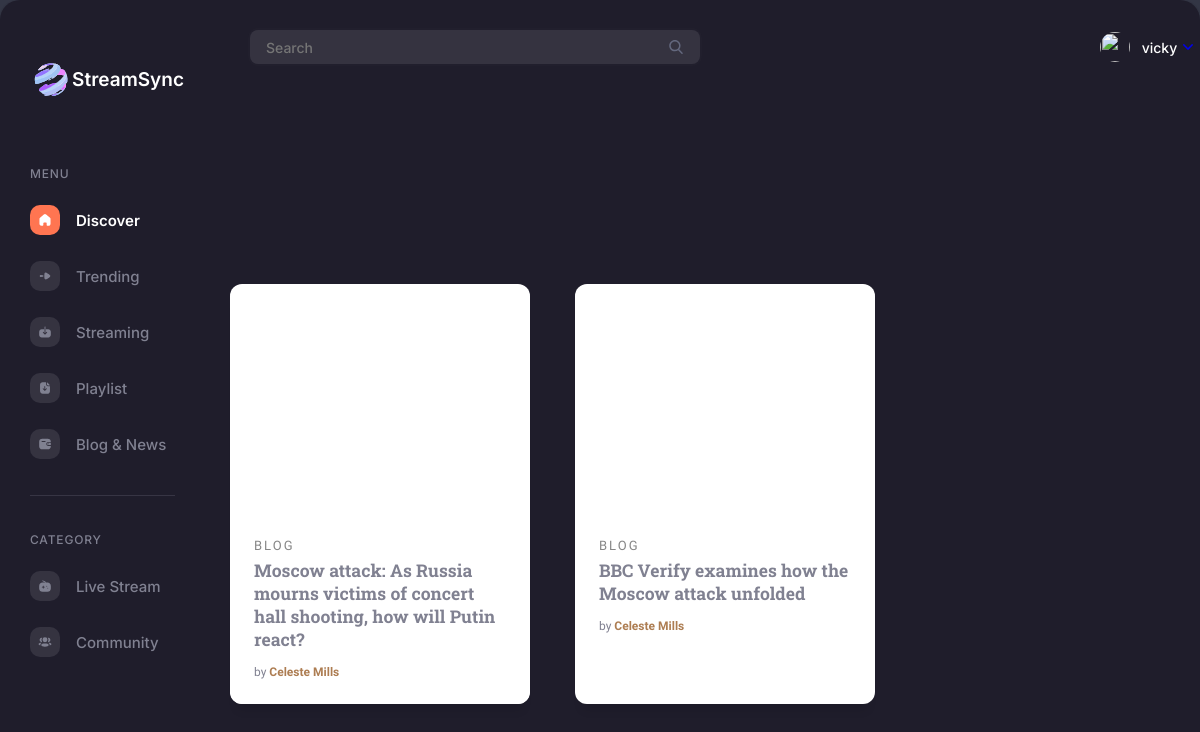
Screenshot of /articles/ (signed in) with the database file from the repository.
### authentication/models.py (models this page shows, shortened)
class News(models.Model):
    title = models.CharField(max_length=500 , blank=True, null=True)
    url = models.URLField(max_length=1000,blank=True, null=True)
    poster = models.ImageField(upload_to='images/', blank=True, null=True)
    description = models.TextField(max_length=5000, blank=True, null=True)
    title1 = models.CharField(max_length=500 , blank=True, null=True)
    image = models.ImageField(upload_to='images/', blank=True, null=True)
    article = models.TextField(max_length=5000, blank=True, null=True)
    title2 = models.CharField(max_length=500 , blank=True, null=True)
    image1 = models.ImageField(upload_to='images/', blank=True, null=True)
    article2 = models.TextField(max_length=5000, blank=True, null=True)
    title3 = models.CharField(max_length=500 , blank=True, null=True)
    image2 = models.ImageField(upload_to='images/', blank=True, null=True)
    article3 = models.TextField(max_length=5000, blank=True, null=True)

### authentication/middlewares.py (the view)
    def wrapped_view(request,*args,**kwargs):
        if request.user.is_authenticated == False:
            return redirect('signin')
        return view_function(request, *args, **kwargs)

### authentication/views.py (called while the page is built)
@auth
def articles(request):
    context = News.objects.all()
    data = get_object_or_404(UserInfo, user=request.user)
    content = {
        'context': context,
        'profile': data,
    }
    return render(request, 'authentication/Articles.html', content)

### templates/authentication/Articles.html (shortened to what this page needs)
{% extends 'authentication/home.html' %}
{% block homeheader %}
{% load static %}
<link rel="stylesheet" href="{% static 'css/news.css' %}" />
{% endblock homeheader %}
{% block data %}
<section class="cards">
    {% for x in context%}
        <article class="card card--1">
        <a href="{% url 'newspost' x.title %}" class="card_link">
            <div class="card__img--hover" style="background-image: url(/media/{{x.poster}})"></div>
        </a>
        <div class="card__info">
            <span class="card__category"> Blog</span>
            <h3 class="card__title">{{x.title}}</h3>
            <span class="card__by">by <a href="#" class="card__author" title="author">Celeste Mills</a></span>
        </div>
        </article>
    {% endfor %}
  </section>
{% endblock data %}

### templates/authentication/home.html (shortened to what this page needs)
{% extends 'authentication/base.html' %}
{% block header %}
  <link rel="stylesheet" href="https://cdnjs.cloudflare.com/ajax/libs/normalize/5.0.0/normalize.min.css">
  <link rel='stylesheet' href='https://vjs.zencdn.net/5-unsafe/video-js.css'>
  {% load static %}
  <link rel="stylesheet" href="{% static 'css/style.css' %}">
  {% block homeheader %}
  {% endblock homeheader %}
{% endblock header %}
  {% block content %}
<div class="container" style="height:100%">
 <div class="sidebar">
  <a class="logo-expand" href="/"><img src="{% static 'image/logo1.svg' %}" alt="">StreamSync</a>
  <div class="side-wrapper">
   <div class="side-title">MENU</div>
   <div class="side-menu">
    <a class="sidebar-link discover is-active" href="{% url 'home'%}">
     Discover
    </a>
    <a class="sidebar-link trending" href="{% url 'trending' %}">
     Trending
    </a>
    <a class="sidebar-link" href="{% url 'live'%}">
     Streaming
    </a>
    <a class="sidebar-link" href="#">
     Playlist
    </a>
    <a class="sidebar-link" href="{% url 'articles' %}">
     Blog & News
    </a>
   </div>
  </div>
  <div class="side-wrapper">
   <div class="side-title">CATEGORY</div>
   <div class="side-menu">
    <a class="sidebar-link" href="#">
     Live Stream
    </a>
    <a class="sidebar-link" href="{% url 'event'%}">
     Community
    </a>
   </div>
  </div>
 </div>
 <div class="wrapper">
  <div class="header">
   <div class="search-bar">
    <input type="text" placeholder="Search">
   </div>
   <div class="user-settings">
    {% if user.is_authenticated %}
      {% if upload_text  %}
      <a href="{% url 'edit' %}" class="user-profile">
          <img class="user-img" src="/media/{{data.profile}}" alt="">
        <div class="user-name">{{ request.user.username }}</div>
        <svg viewBox="0 0 492 492" fill="currentColor">
          <path d="M484.13 124.99l-16.11-16.23a26.72 26.72 0 00-19.04-7.86c-7.2 0-13.96 2.79-19.03 7.86L246.1 292.6 62.06 108.55c-5.07-5.06-11.82-7.85-19.03-7.85s-13.97 2.79-19.04 7.85L7.87 124.68a26.94 26.94 0 000 38.06l219.14 219.93c5.06 5.06 11.81 8.63 19.08 8.63h.09c7.2 0 13.96-3.57 19.02-8.63l218.93-219.33A27.18 27.18 0 00492 144.1c0-7.2-2.8-14.06-7.87-19.12z"></path>
        </svg>
      </a>
      {% else %}
        <a href="/profile" class="user-profile">
          <img class="user-img" src="/media/{{data.profile}}" alt="">
        <div class="user-name">{{ request.user.username }}</div>
      </a>
      {% endif %}
  {% endif %}
   </div>
  </div>
  {% block data %}
  {% endblock data %}
 </div>
</div>
{% endblock content %}

### static/css/style.css (style rules this page uses)
* { outline: none; margin: 0; padding: 0; box-sizing: border-box; }
html { box-sizing: border-box; -webkit-font-smoothing: antialiased; }
img { max-width: 100%; }
a { text-decoration: none!important; }
:root { --body-font: "Inter", sans-serif; --theme-bg: #1f1d2b; --body-color: #808191; --button-bg: #353340; --border-color: rgb(128 129 145 / 24%); --video-bg: #252936; --delay: 0s; }
body { font-family: var(--body-font); color: var(--body-color); background-color: rgba(18, 21, 39, 0.86); display: flex; justify-content: center; align-items: center; flex-direction: column; width: 100%; height: 100vh; overflow: hidden; }
.container { background-color: var(--theme-bg); display: flex; overflow: hidden; width: 100%; height: 100% !important; border-radius: 20px; font-size: 15px; font-weight: 500; box-shadow: 0 20px 50px rgba(0, 0, 0, 0.3); position: relative; }
.sidebar { width: 220px; height: 100%; padding: 30px; display: flex; flex-direction: column; flex-shrink: 0; transition-duration: 0.2s; overflow-y: auto; overflow-x: hidden; }
.sidebar .logo-expand img { height: 40px; }
.sidebar .logo-expand { text-decoration: none; color: #fff; font-size: 19px; font-weight: 600; line-height: 34px; position: sticky; top: 0; height: 100px; display: flex; align-items: center; }
.sidebar .logo-expand:before { content: ""; position: absolute; top: -30px; left: 0; background: var(--theme-bg); width: 200px; height: 70px; z-index: -1; }
.sidebar-link:hover, .sidebar-link.is-active { color: #fff; font-weight: 600; }
.sidebar-link:hover:nth-child(2n+1) svg, .sidebar-link.is-active:nth-child(2n+1) svg { background: #ff7551; }
.side-menu { display: flex; flex-direction: column; }
.side-menu a { display: flex; align-items: center; text-decoration: none; color: var(--body-color); }
.side-menu a + a { margin-top: 26px; }
.side-menu svg { width: 30px; padding: 8px; border-radius: 10px; background-color: var(--button-bg); flex-shrink: 0; margin-right: 16px; }
.side-title { font-size: 12px; letter-spacing: 0.07em; margin-bottom: 24px; }
.side-wrapper { border-bottom: 1px solid var(--border-color); padding: 36px 0; width: 145px; }
.side-wrapper + .side-wrapper { border-bottom: none; }
.wrapper { display: flex; flex-direction: column; flex-grow: 1; }
.header { display: flex; align-items: center; flex-shrink: 0; padding: 30px; }
.search-bar { height: 34px; display: flex; width: 100%; max-width: 450px; }
.search-bar input { width: 100%; height: 100%; border: none; background-color: var(--button-bg); border-radius: 8px; font-family: var(--body-font); font-size: 14px; font-weight: 500; padding: 0 40px 0 16px; box-shadow: 0 0 0 2px rgba(134, 140, 160, 0.02); background-size: 14px; background-repeat: no-repeat; background-position: 96%; color: #fff; }
.user-settings { display: flex; align-items: center; padding-left: 20px; flex-shrink: 0; gap: 10px; margin-left: auto; }
.user-profile { display: flex; cursor: pointer; text-decoration: none; align-items: center; }
.user-settings svg { width: 10px; flex-shrink: 0; }
.user-img { width: 30px; height: 30px; flex-shrink: 0; -o-object-fit: cover; object-fit: cover; border-radius: 50%; }
.user-name { color: #fff; font-size: 14px; margin: 0 6px 0 12px; }
.container { -webkit-clip-path: inset(0 0 0 0 round 16px 16px 16px 16px); clip-path: inset(0 0 0 0 round 16px 16px 16px 16px); }

### rows the page displays
News: title "Moscow attack: As Russia mourns victims of concert hall shooting, how will Putin react?"
News: title "BBC Verify examines how the Moscow attack unfolded"

### other values shown
{{ request.user.username }} "vicky"
